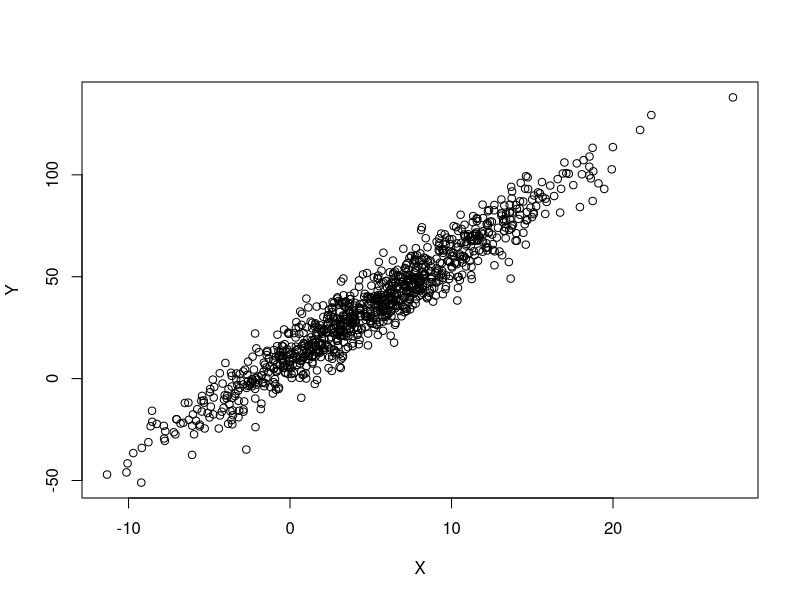

R code for this plot:
#set parameters 
a <- 5
b <- 10
nSample <- 1000
SigmaE <- 8

#simulate x and eps
X <- rnorm(nSample, 5, 6)
Eps <- rnorm(nSample,0,SigmaE)

#simulate Y
Y <- a*X + b + Eps

#Create data frame and plot the data
dat1 <- data.frame(X=X, Y=Y)
head(dat1)
plot(dat1)

#fit linear model
m1 <- lm(Y ~X, dat1)
summary(m1)

#basis vectors X_X_bar, fat1
fat1 <- rep(1,nSample)
X_X_bar <- dat1$X - mean(dat1$X)

#projection function
projUonV <- function (U,V) {
  result <- as.vector(U%*%V/(V%*%V)) *V
  result
}

#projection of Y(black) on fat1 is Y_bar (orange)
Y_bar <- rep(mean(dat1$Y),nSample)
head(cbind(Y_bar = Y_bar,projYonfat1 = projUonV(dat1$Y,fat1)))

#Point (X_bar, Y_bar) is on the regression line
c(Prediction = predict(m1, newdata = data.frame((X = mean(dat1$X))),MeanY = mean(dat1$Y)))

#Y_bar is the mean of Y_hat
Y_hat <- m1$fitted.values
c(Y_mean = mean(dat1$Y), Y_hat_mean = mean(Y_hat))

#Projection of Y (black) on the model space is 
#the sum of projections on basis vectors 

projYonY_bar <- projUonV(dat1$Y, Y_bar)
projYonX_X_bar <- projUonV(dat1$Y,X_X_bar)
head(cbind(Projections = projYonY_bar + projYonX_X_bar,Y_hat = Y_hat))

#Protection of Y (black) on X_X_bar is Y_hat - Y_bar(green)
head(cbind(projYonX_X_bar = projYonX_X_bar, Y_hatMinusY_bar = Y_hat - Y_bar))

#Y_bar (orange) and Y-Y_bar (blue) are orthogonal
Y_bar%*%(Y-Y_bar)

#X_X_bar and Y_Y-hat (red) are orthogonal 
(X_X_bar)%*%(Y-Y_hat)

#Y_bar (orange) and X_X_bar are orthogonal 
Y_bar%*%(X_X_bar)

#ANOVA triangle 
Blue <- Y-Y_bar
Green <- Y_hat - Y_bar
Red <- Y-Y_hat

c(Green%*%Green + Red%*%Red,Blue%*%Blue)
